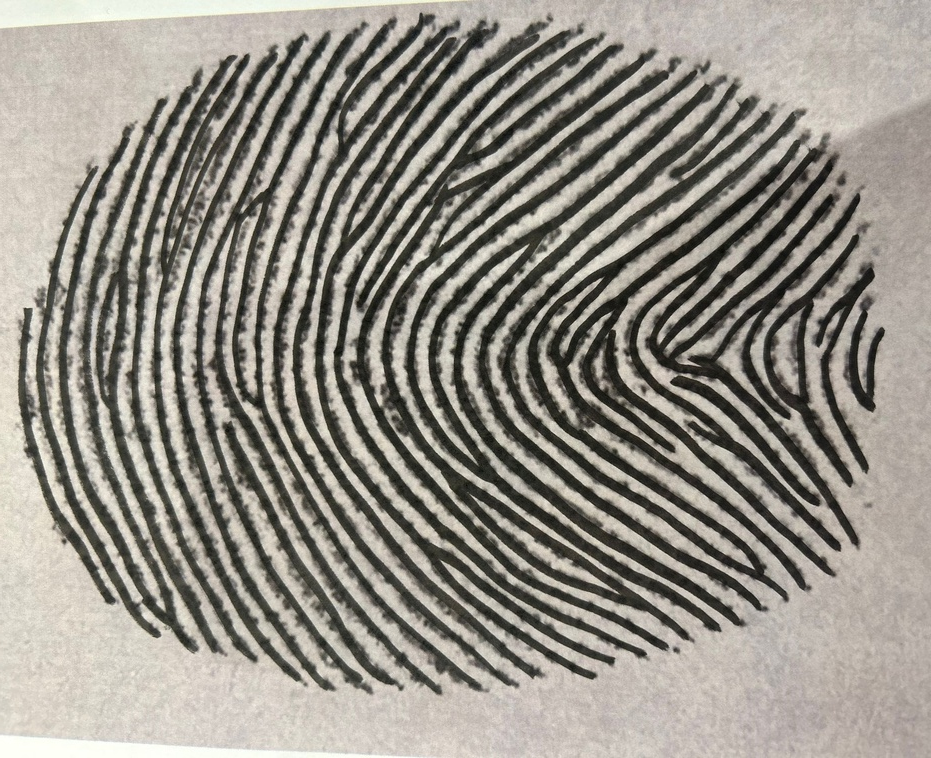
#> input picture Transformations_2/input/empreinte_overlined_tournee.jpeg, 931 x 758 px, shrunk from 2048 x 1666 before the run, found by its file name
$ python test_gpt.py
#> lines starting #> are read from the running program, lines starting #| are printed output that depends on the picture; after the words box and inside, x2 and y2 are one past the last pixel; in counts of white or black regions, pixels touching at a corner belong together
### Transformations_2/masque.py
img = "Transformations_2\\input\empreinte_overlined_tournee.jpeg"


import numpy  as np
import cv2
import matplotlib.pyplot as plt

FICHIER_OUT = "Transformations_2\\tests"

def niv_de_gris(path):

    img_nivgris = cv2.imread(path, cv2.IMREAD_GRAYSCALE)
    if img_nivgris  is not None:
        return img_nivgris


def normalise_fun(img_grise, M0=100.0, VAR0=100.0):

    I = img_grise.astype(np.float64) #passe l'image en TABLEAU de la val de chaque pixel

    if I.max() <= 1.0:
        I *= 255.0 #on elargit les niv de gris

    M = I.mean(); #val moy de gris
    VAR = I.var(); #variance moy de gris

    if VAR < 1e-9: #cas si variance null on rempli tt pour eviter la div par 0
        G = np.full_like(I, fill_value=M0, dtype=np.float64)
    else:


        d = I - M
        ajustement = np.sqrt((VAR0 * (d**2)) / VAR) #=TABLEAU des parties sous la racine pour chaque pixel
        #(on conserve le signe p/r a la moyenne mais si + que M on le rend + que M0 et inv)
        G = np.where(I>M, M0+ ajustement, M0 - ajustement ) #CREER un nouv TABLEAU et rempli selon condition : np.where(condition, si sup a la moyenne, si inf a la moy)
    return np.clip(G, 0, 255).astype(np.uint8) #recadre entre [0,255 ] et repasse format uint8 ⚠️sinon bug


#. isolement empreinte (pas dans article mais bug sur orientation sinon)

"""
on veut creer un masque binaire pour isoler empreintre :
0= masque
255= empreinte
"""
def masque_fun(img_grise):
    flou = cv2.GaussianBlur(img_grise, (0,0), 3.0)
    _, mask = cv2.threshold(flou, 0, 255, cv2.THRESH_BINARY+cv2.THRESH_OTSU) #treshold avec valeur optimal deduite par l'algo renvoi val , masque
    #on veut le masque en blanc ?
    if np.sum(mask==255) > np.sum(mask==0): #si + de noir que de blanc
        mask = 255 - mask #on inv
    k = cv2.getStructuringElement(cv2.MORPH_ELLIPSE, (40,40))  #COMMENT :⚠️si trop aggressif baissé ou augmenter la taille (memo 15 ok la plupart du temps)
    mask =cv2.morphologyEx(mask, cv2.MORPH_CLOSE, k) #enleve petits trous
    mask = cv2.morphologyEx(mask, cv2.MORPH_OPEN,  k) #supprime petits points


    #PARTIE TROUVER DANS UN ARTICLE, marche mais jsp comment
    num,lbl,stats,_ = cv2.connectedComponentsWithStats((mask>0).astype(np.uint8), 8)
    if num > 1:
        largest = 1+np.argmax(stats[1:, cv2.CC_STAT_AREA])
        mask = (lbl==largest).astype(np.uint8)*255


    mask = cv2.erode(mask, cv2.getStructuringElement(cv2.MORPH_ELLIPSE,(5,5)), 1) #lisse le tour
    return mask

def main(img):
    gray = niv_de_gris(img)
    tab_normal = normalise_fun(gray)
    masque = masque_fun(tab_normal)
    cv2.imwrite(FICHIER_OUT+"\\masque.png",masque)
    return(FICHIER_OUT+"\\masque.png")

### Transformations_2/test_gpt.py
import cv2
import numpy as np
import os
import masque

# TFCP robuste par PCA
def TFCP_robuste(mask):
    ys, xs = np.where(mask == 255)

    if len(xs) < 100:
        raise ValueError("Masque vide ou trop petit")

    xf = xs.mean()
    yf = ys.mean()

    X = np.column_stack((xs - xf, ys - yf))

    cov = np.cov(X, rowvar=False)
    eigvals, eigvecs = np.linalg.eigh(cov)
    principal_axis = eigvecs[:, np.argmax(eigvals)]

    angle_rad = np.arctan2(principal_axis[1], principal_axis[0])
    angle_deg = np.degrees(angle_rad)

    return angle_deg, (xf, yf), principal_axis

# Rotation image
def realign_image(img, angle_deg):
    h, w = img.shape[:2]
    center = (w // 2, h // 2)

    M = cv2.getRotationMatrix2D(center, -angle_deg, 1.0)

    return cv2.warpAffine(
        img, M, (w, h),
        flags=cv2.INTER_LINEAR,
        borderMode=cv2.BORDER_REPLICATE
    )

# Dessin axe TFCP
def draw_tfcp_axis(img, center, axis, color=(0, 0, 255), length=200):
    x0, y0 = int(center[0]), int(center[1])
    dx = axis[0] * length
    dy = axis[1] * length

    img_axis = img.copy()
    cv2.line(
        img_axis,
        (int(x0 - dx), int(y0 - dy)),
        (int(x0 + dx), int(y0 + dy)),
        color,
        2
    )
    cv2.circle(img_axis, (x0, y0), 4, (255, 0, 0), -1)

    return img_axis

# MAIN
def main(img_path, out_dir="Transformations_2/output"):

    os.makedirs(out_dir, exist_ok=True)

    mask_path = masque.main(img_path)
#> in normalise_fun, `M = I.mean();`: M = 144.2
#> in normalise_fun, `VAR = I.var();`: VAR = 4409.9
#> in masque_fun, `_, mask = cv2.threshold(flou, 0, 255, cv2.THRESH_BINARY+cv2.THRESH_OTS..`:
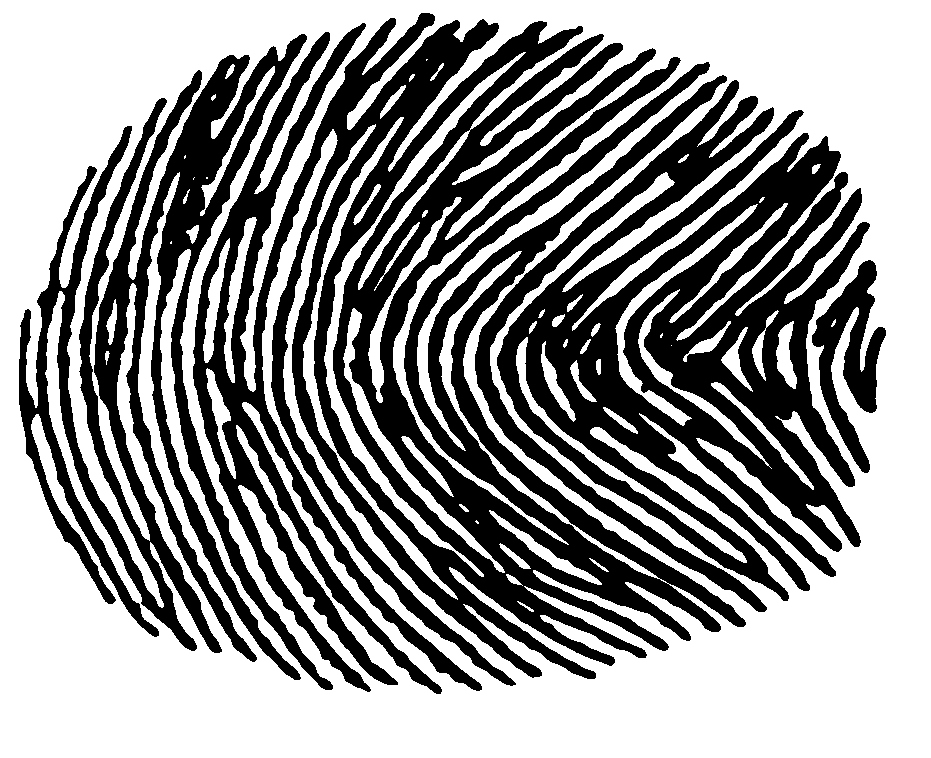
#> mask: shape (758, 931); 58.6% white; 4 black regions, box (x1, y1, x2, y2) and area: (193, 13, 746, 694) 142638, (475, 80, 870, 612) 88123, (19, 34, 333, 690) 54969, (812, 260, 886, 473) 6421
#> in masque_fun, `num,lbl,stats,_ = cv2.connectedComponentsWithStats((mask>0).astype(np...`: num = 2; stats = [[0, 0, 931, 758, 234403], [8, 17, 875, 673, 471295]]
#> in masque_fun, `largest = 1+np.argmax(stats[1:, cv2.CC_STAT_AREA])`: largest = 1
#> in masque_fun, `mask = cv2.erode(mask, cv2.getStructuringElement(cv2.MORPH_ELLIPSE,(5,..`:
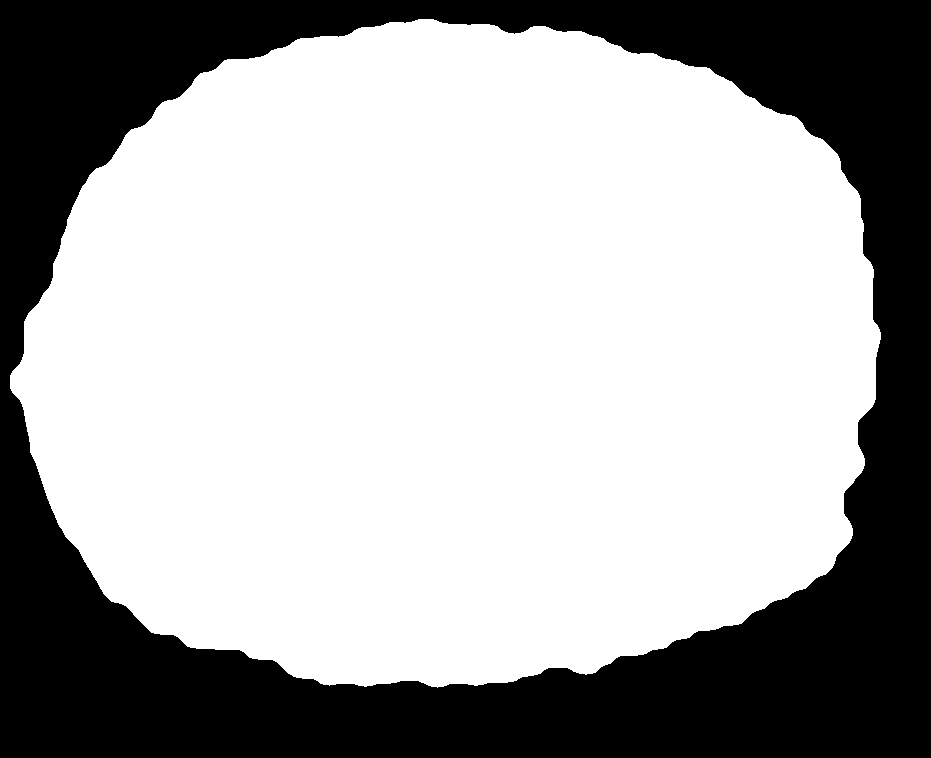
#> mask: shape (758, 931); 66% white; 1 black region, box (x1, y1, x2, y2) and area: (0, 0, 931, 758) 239654
    mask = cv2.imread(mask_path, cv2.IMREAD_GRAYSCALE)

    angle, center, axis = TFCP_robuste(mask)
#> in TFCP_robuste, `xf = xs.mean()`: xf = 454.1
#> in TFCP_robuste, `yf = ys.mean()`: yf = 356.9
#> in TFCP_robuste, `X = np.column_stack((xs - xf, ys - yf))`: X = 466044 pairs, first value -444.1 to 425.9, second value -337.9 to 330.1
#> in TFCP_robuste, `cov = np.cov(X, rowvar=False)`: cov = [[48276.8, -1267.6], [-1267.6, 28692.6]]
#> in TFCP_robuste, `eigvals, eigvecs = np.linalg.eigh(cov)`: eigvals = [28610.9, 48358.5]; eigvecs = [[-0.0643, -0.998], [-0.998, 0.0643]]
#> in TFCP_robuste, `principal_axis = eigvecs[:, np.argmax(eigvals)]`: principal_axis = [-0.998, 0.0643]
#> in TFCP_robuste, `angle_rad = np.arctan2(principal_axis[1], principal_axis[0])`: angle_rad = 3.08
#> in TFCP_robuste, `angle_deg = np.degrees(angle_rad)`: angle_deg = 176.3
#> angle = 176.3; center = (454.1, 356.9); axis = [-0.998, 0.0643]
    print(f"[INFO] Angle TFCP brut = {angle:.2f} degrés")
#| [INFO] Angle TFCP brut = 176.31 degrés

    img = cv2.imread(img_path)
#> img is the input picture: shape (758, 931, 3); mean B, G, R 135.2, 143.8, 148.2

    # AVANT : axe TFCP
    img_before = draw_tfcp_axis(img, center, axis)
#> in draw_tfcp_axis, `x0, y0 = int(center[0]), int(center[1])`: x0 = 454; y0 = 356
#> in draw_tfcp_axis, `dx = axis[0] * length`: dx = -199.6
#> in draw_tfcp_axis, `dy = axis[1] * length`: dy = 12.86
#> in draw_tfcp_axis, `cv2.line( img_axis, (int(x0 - dx), int(y0 - dy)), (int(x0 + dx), int(y..`:
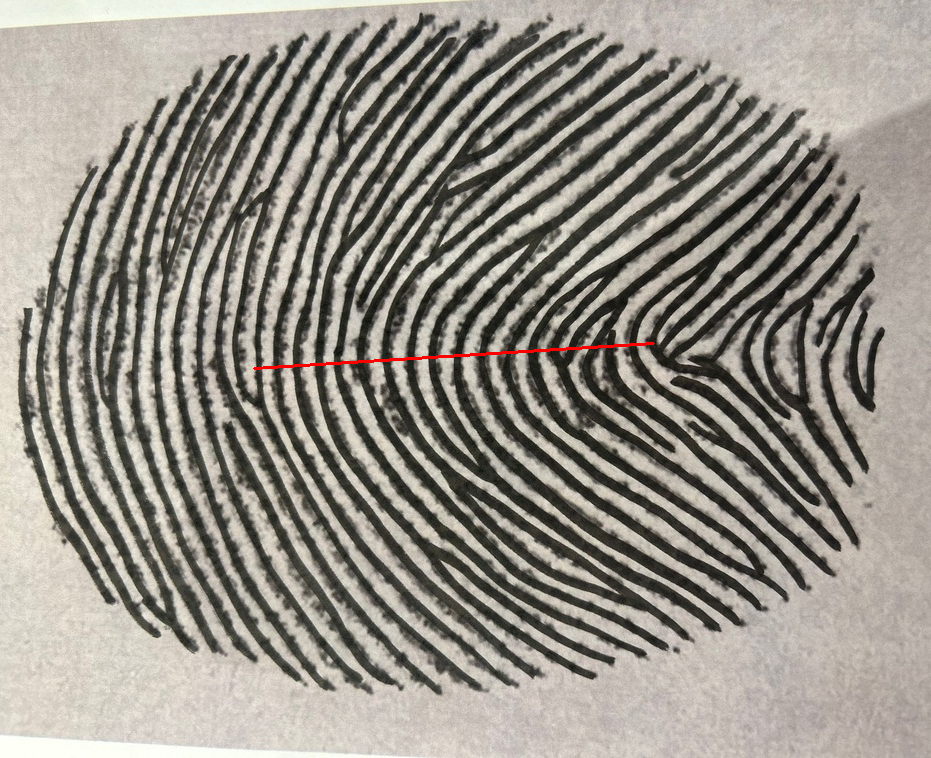
#> img_axis: shape (758, 931, 3); 0.17% of pixels changed, all inside (x1, y1, x2, y2) = (253, 342, 655, 370)

    # ALIGNEMENT VERTICAL
    aligned = realign_image(img, angle - 90)
#> in realign_image, `M = cv2.getRotationMatrix2D(center, -angle_deg, 1.0)`: M = [[0.0643, -0.998, 813.3], [0.998, 0.0643, -109.4]]

    # axe vertical après
    axis_vertical = np.array([0.0, 1.0])
    center_aligned = (aligned.shape[1] // 2, aligned.shape[0] // 2)
    img_after = draw_tfcp_axis(aligned, center_aligned, axis_vertical)
#> call 2 of draw_tfcp_axis, with center = (465, 379), axis = array of shape (2,), color = (0, 0, 255), length = 200
#> in draw_tfcp_axis (call 2), `cv2.line( img_axis, (int(x0 - dx), int(y0 - dy)), (int(x0 + dx), int(y..`:
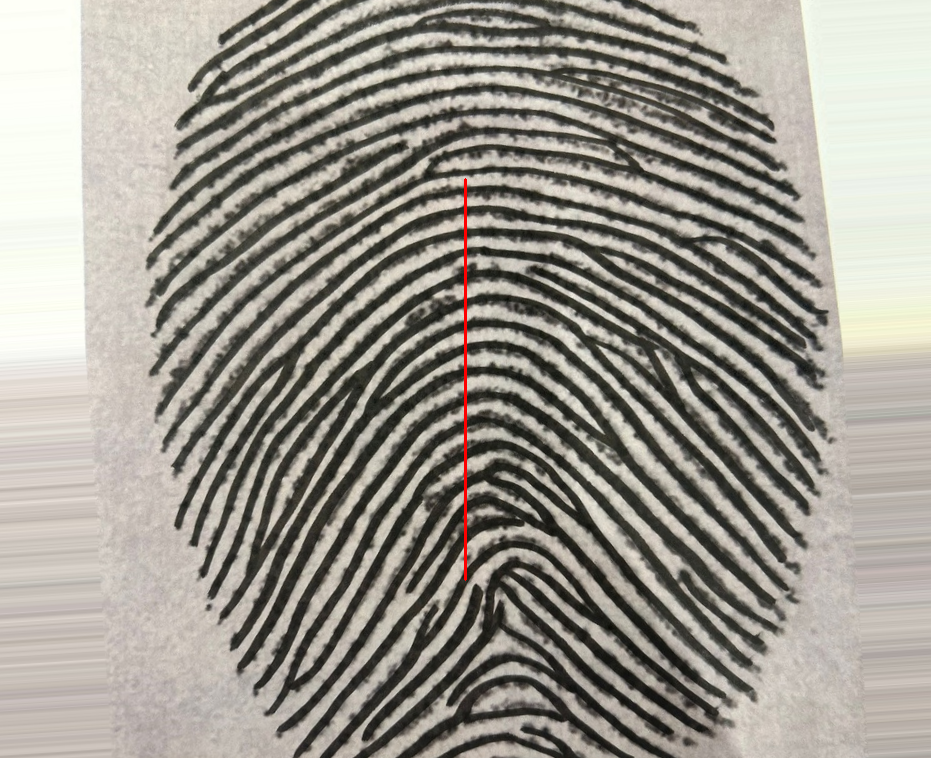
#> img_axis: shape (758, 931, 3); mean B, G, R 142.6, 151.1, 155.1


    # SAUVEGARDES
    base = os.path.splitext(os.path.basename(img_path))[0]

    cv2.imwrite(os.path.join(out_dir, f"{base}_aligned_vertical.png"), aligned)

    canvas = np.hstack((img_before, img_after))
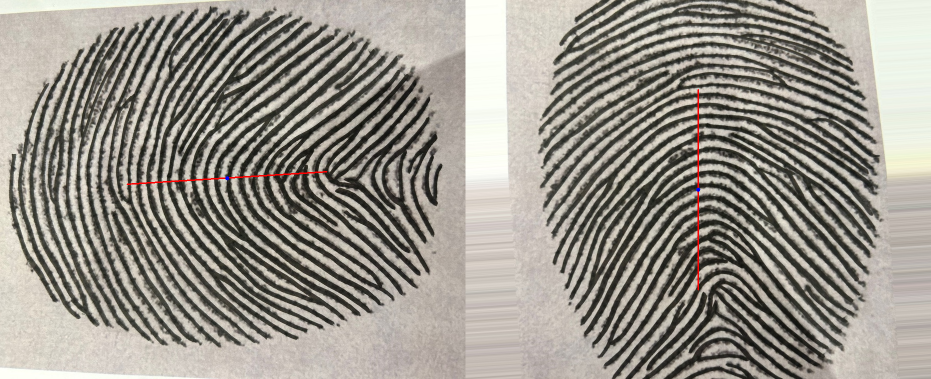
#> canvas: shape (758, 1862, 3) (shown at 1/2 size); mean B, G, R 138.8, 147.4, 151.7
    cv2.imwrite(os.path.join(out_dir, f"{base}_before_after_tfcp_vertical.png"), canvas)

    print("[OK] Empreinte alignée verticalement")
    print("[OK] Images sauvegardées")


# EXECUTION
if __name__ == "__main__":
    main("Transformations_2/input/empreinte_overlined_tournee.jpeg")

$ run again, with Transformations_2/input/Syria1.jpeg copied over Transformations_2/input/empreinte_overlined_tournee.jpeg
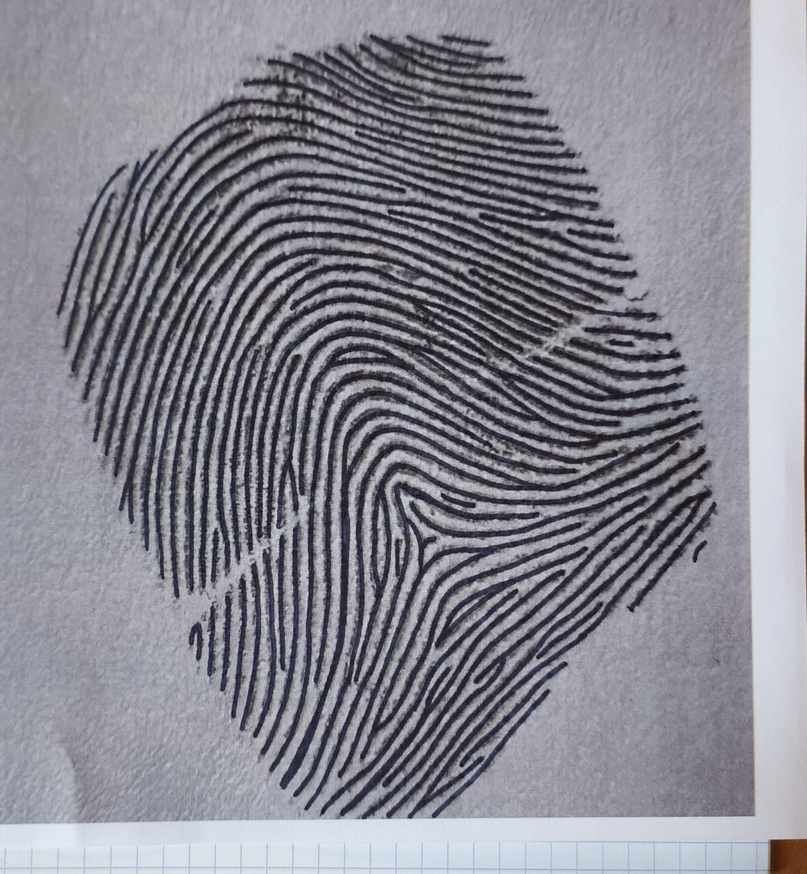
#> input picture Transformations_2/input/Syria1.jpeg, 807 x 874 px, shrunk from 1478 x 1600 before the run, found by its file name
#> in normalise_fun, `M = I.mean();`: M = 136.5
#> VAR = 2716.7
#> lbl: shape (874, 807) int32; 4 distinct labels, from 0 to 3
#> num = 4; stats = [[0, 0, 807, 874, 340928], [57, 35, 661, 782, 353832], [670, 673, 84, 142, 9371], [769, 840, 38, 34, 1187]]
#> largest = 1
#> in masque_fun, `mask = cv2.erode(mask, cv2.getStructuringElement(cv2.MORPH_ELLIPSE,(5,..`:
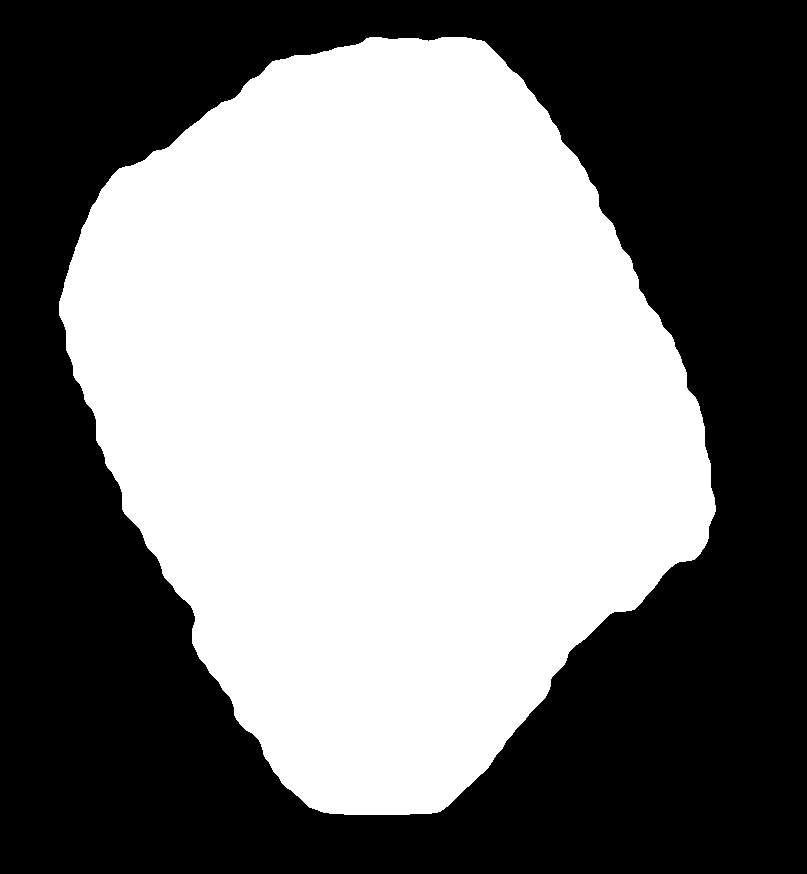
#> mask: shape (874, 807); 49.5% white; 1 white region, box (x1, y1, x2, y2) and area: (59, 37, 716, 815) 349076
#> xf = 383.7
#> yf = 409
#> X = 349076 pairs, first value -324.7 to 331.3, second value -372 to 405
#> cov = [[22666.7, 2595.9], [2595.9, 35627.4]]
#> eigvals = [22166.2, 36128]; eigvecs = [[-0.982, 0.189], [0.189, 0.982]]
#> principal_axis = [0.189, 0.982]
#> angle_rad = 1.38
#> angle_deg = 79.09
#> in main, `angle, center, axis = TFCP_robuste(mask)`: center = (383.7, 409); axis = [0.189, 0.982]
#| [INFO] Angle TFCP brut = 79.09 degrés
#> in main, img is the input picture: shape (874, 807, 3); mean B, G, R 145, 135.4, 135.6
#> x0 = 383; y0 = 409
#> dx = 37.87
#> dy = 196.4
#> in realign_image, `M = cv2.getRotationMatrix2D(center, -angle_deg, 1.0)`: M = [[0.982, 0.189, -75.46], [-0.189, 0.982, 84.21]]
#> in main, `canvas = np.hstack((img_before, img_after))`:
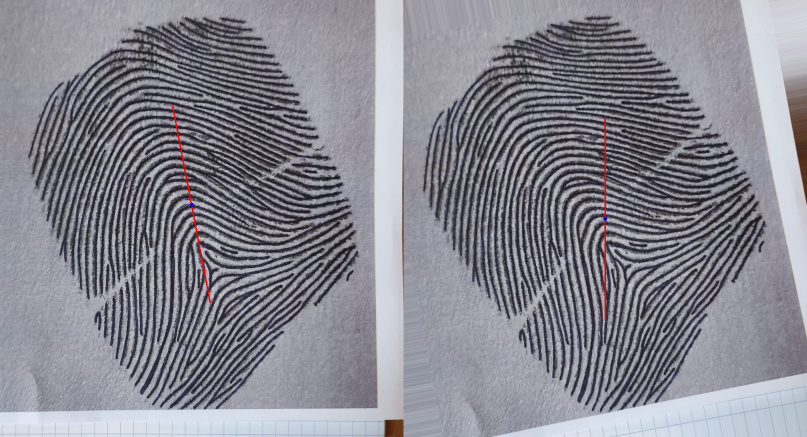
#> canvas: shape (874, 1614, 3) (shown at 1/2 size); mean B, G, R 144.6, 135, 135.6
